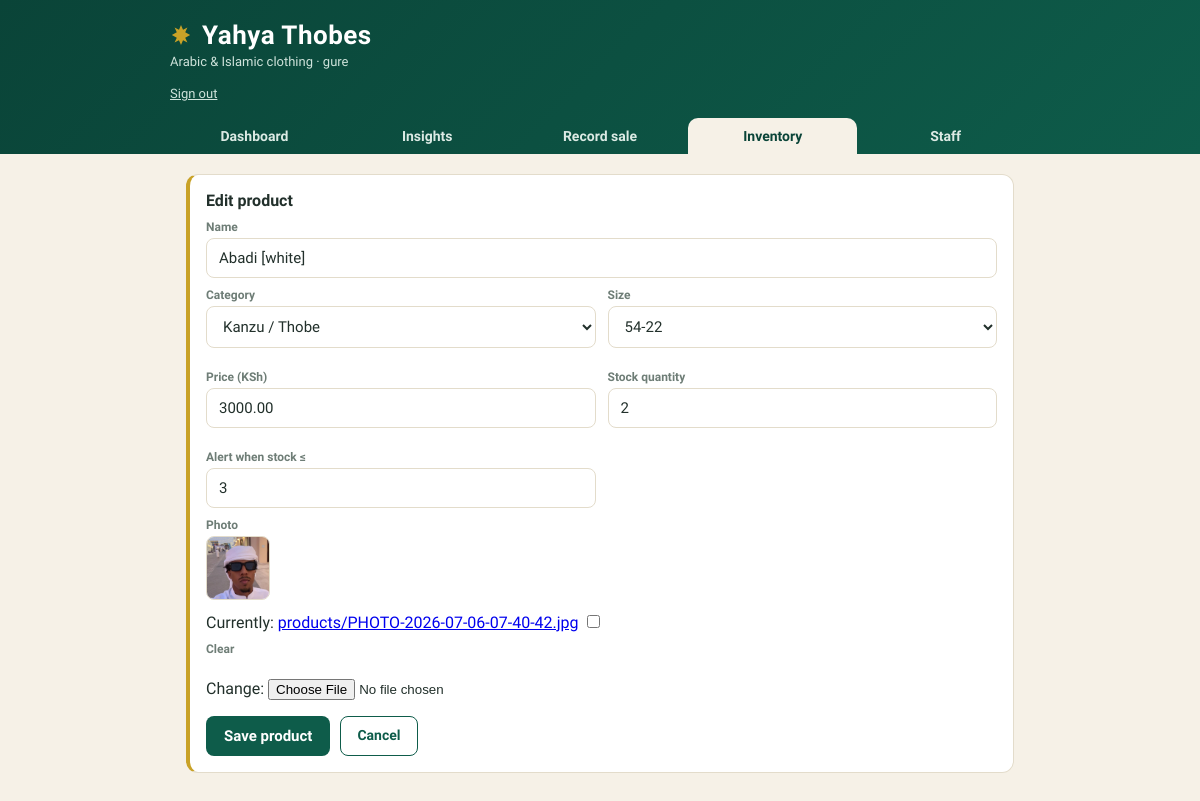
/inventory/8/edit/ (signed in), run on the app's committed database.
### shop/models.py (models this page shows, shortened)
class Product(models.Model):
    name = models.CharField(max_length=120)
    category = models.CharField(max_length=40, choices=CATEGORY_CHOICES, default="Kanzu / Thobe")
    size = models.CharField(max_length=20, choices=SIZE_CHOICES, default="-")
    price = models.DecimalField("Price (KSh)", max_digits=10, decimal_places=2)
    stock = models.PositiveIntegerField(default=0)
    low_at = models.PositiveIntegerField("Alert when stock is at or below", default=3)
    image = models.ImageField(upload_to="products/", blank=True, null=True)
    created_at = models.DateTimeField(auto_now_add=True)
    class Meta:
        ordering = ["name", "size"]

### shop/views.py (the view)
# urls.py: path("inventory/<int:pk>/edit/", views.product_edit, name="product_edit"),
@login_required
@shopkeeper_required
def product_edit(request, pk):
    product = get_object_or_404(Product, pk=pk)
    if request.method == "POST":
        form = ProductForm(request.POST, request.FILES, instance=product)
        if form.is_valid():
            form.save()
            messages.success(request, f"Saved changes to {product}.")
            return redirect("inventory")
    else:
        form = ProductForm(instance=product)
    return render(request, "shop/product_form.html",
                  {"tab": "inventory", "form": form, "title": "Edit product"})

### shop/forms.py
class ProductForm(forms.ModelForm):
    class Meta:
        model = Product
        fields = ["name", "category", "size", "price", "stock", "low_at", "image"]
    def __init__(self, *args, **kwargs):
        super().__init__(*args, **kwargs)
        for name, field in self.fields.items():
            if name != "image":
                field.widget.attrs.setdefault("class", "input")

### shop/context_processors.py (called while the page is built)
def roles(request):
    user = request.user
    if not user.is_authenticated:
        return {"is_shopkeeper": False, "is_admin": False}
    return {
        "is_admin": user.is_superuser,
        "is_shopkeeper": user.is_superuser
        or user.groups.filter(name="Shopkeeper").exists(),
    }

### shop/views.py (called while the page is built)
def _is_shopkeeper(user):
    return user.is_superuser or user.groups.filter(name="Shopkeeper").exists()

### shop/templates/shop/product_form.html (shortened to what this page needs)
{% extends "shop/base.html" %}
{% block content %}
<div class="card" style="border-left:4px solid var(--gold)">
  <strong>{{ title }}</strong>
  <form method="post" enctype="multipart/form-data">{% csrf_token %}
    <label>Name</label>{{ form.name }}{{ form.name.errors }}
    <div class="grid2">
      <div><label>Category</label>{{ form.category }}</div>
      <div><label>Size</label>{{ form.size }}</div>
      <div><label>Price (KSh)</label>{{ form.price }}{{ form.price.errors }}</div>
      <div><label>Stock quantity</label>{{ form.stock }}{{ form.stock.errors }}</div>
      <div><label>Alert when stock ≤</label>{{ form.low_at }}</div>
    </div>
    <label>Photo</label>
    {% if form.instance.image %}
      <div style="margin-bottom:8px"><img class="thumb" style="width:64px;height:64px" src="{{ form.instance.image.url }}" alt="Current photo"></div>
    {% endif %}
    {{ form.image }}{{ form.image.errors }}
    <div style="margin-top:16px;display:flex;gap:10px">
      <button class="btn" type="submit">Save product</button>
      <a class="btn-ghost" href="{% url 'inventory' %}">Cancel</a>
    </div>
  </form>
</div>
{% endblock %}

### shop/templates/shop/base.html (shortened to what this page needs)
<!DOCTYPE html>
<html lang="en">
<head>
</head>
<body>
<header>
  <div class="wrap">
    <h1><svg width="22" height="22" viewBox="0 0 24 24"><path d="M12 1l2.2 5.3L19 3.9l-2.4 5L22 12l-5.4 3.1L19 20.1l-4.8-2.4L12 23l-2.2-5.3L5 20.1l2.4-5L2 12l5.4-3.1L5 3.9l4.8 2.4z" fill="#C9A227"/></svg> Yahya Thobes</h1>
    <p class="sub">Arabic &amp; Islamic clothing{% if user.is_authenticated %} · {{ user.username }}
      <form method="post" action="{% url 'logout' %}" style="display:inline">{% csrf_token %}
        <button type="submit" style="background:none;border:none;color:#CFE3DB;text-decoration:underline;cursor:pointer;font-size:13px;font-family:inherit;padding:0">Sign out</button>
      </form>{% endif %}</p>
  </div>
  <nav>
    <a href="{% url 'dashboard' %}" class="{% if tab == 'dashboard' %}active{% endif %}">Dashboard</a>
    {% if is_shopkeeper %}<a href="{% url 'insights' %}" class="{% if tab == 'insights' %}active{% endif %}">Insights</a>{% endif %}
    <a href="{% url 'record_sale' %}" class="{% if tab == 'sale' %}active{% endif %}">Record sale</a>
    {% if is_shopkeeper %}<a href="{% url 'inventory' %}" class="{% if tab == 'inventory' %}active{% endif %}">Inventory</a>{% endif %}
    {% if is_admin %}<a href="{% url 'staff_list' %}" class="{% if tab == 'staff' %}active{% endif %}">Staff</a>{% endif %}
  </nav>
</header>
<main>
  {% block content %}{% endblock %}
</main>
</body>
</html>

### shop/templates/shop/base.html (style rules this page uses)
:root { --emerald:#0E5C4A; --emerald-dark:#0A4438; --sand:#F6F1E7; --card:#fff; --gold:#C9A227; --ink:#22302B; --muted:#6E7D76; --line:#E3DCCB; --danger:#B4432F; }
* { box-sizing:border-box }
body { margin:0;font-family:'Work Sans',system-ui,sans-serif;background:var(--sand);color:var(--ink) }
header { background:linear-gradient(135deg,var(--emerald-dark),var(--emerald));color:#fff;padding:20px 16px 0 }
.wrap { max-width:860px;margin:0 auto }
h1 { font-family:'Marcellus',Georgia,serif;font-size:26px;letter-spacing:.5px;margin:0;display:flex;align-items:center;gap:10px }
.sub { color:#CFE3DB;font-size:13px;margin:4px 0 14px }
nav { display:flex;gap:4px;max-width:860px;margin:0 auto }
nav a { flex:1;text-align:center;padding:10px 8px;color:#DCEAE4;text-decoration:none;font-weight:600;font-size:14px;border-radius:10px 10px 0 0 }
nav a.active { background:var(--sand);color:var(--emerald-dark) }
main { max-width:860px;margin:0 auto;padding:20px 16px 60px }
.card { background:var(--card);border:1px solid var(--line);border-radius:12px;padding:16px;margin-bottom:14px }
.input, input[type=text],input[type=number],select { width:100%;padding:10px 12px;border:1px solid var(--line);border-radius:8px;font-size:15px;font-family:inherit;background:#fff;color:var(--ink) }
label { font-size:12px;font-weight:600;color:var(--muted);display:block;margin:10px 0 4px }
.btn { background:var(--emerald);color:#fff;border:none;padding:11px 18px;border-radius:8px;font-size:15px;font-weight:600;cursor:pointer;font-family:inherit;text-decoration:none;display:inline-block }
.btn-ghost { background:transparent;color:var(--emerald);border:1px solid var(--emerald);padding:10px 16px;border-radius:8px;font-size:14px;font-weight:600;cursor:pointer;font-family:inherit;text-decoration:none;display:inline-block }
.thumb { width:52px;height:52px;object-fit:cover;border-radius:8px;border:1px solid var(--line);flex-shrink:0 }
.grid2 { display:grid;grid-template-columns:1fr 1fr;gap:12px }

### data on the page
Product: name "Abadi [white]", category "Kanzu / Thobe", size "54-22", price "3000.00", stock "2", low_at "3", instance.image (picture)

### other printed values
{{ user.username }} "gure"
{{ title }} "Edit product"
